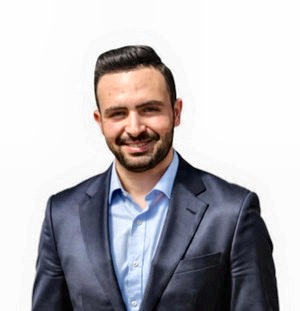
#> input picture assets/source-prepped.png, 300 x 311 px; its folder holds 2 pictures in this run
$ python make_ascii_svg.py
#> lines starting #> are read from the running program, lines starting #| are printed output that depends on the picture; after the words box and inside, x2 and y2 are one past the last pixel; in counts of white or black regions, pixels touching at a corner belong together
"""Turn assets/source-prepped.png into an animated ASCII-art SVG (ascii-portrait.svg).

Background (flood-filled from the borders) becomes blank; inside the subject,
brightness maps to character density so it reads correctly on a dark terminal.
Each row is revealed by a clip-path wipe with a block cursor, staggered top to bottom.
"""
import os
from pathlib import Path

import cv2
import numpy as np

ROOT = Path(__file__).resolve().parent.parent
SRC = ROOT / "assets" / "source-prepped.png"
OUT = ROOT / "ascii-portrait.svg"
STATIC = os.environ.get("STATIC") == "1"

COLS = 100
MAX_ROWS = 56  # crop from the bottom so the face dominates
W, H = 370, 400
PAD_X, TOP = 15, 42
RAMP = " .'`^\",:;Il!i~+_-?][}{1)(|tfjrxnuvczXYUJCLQ0OZmwqpdbkhao*#MW&8%B@$"
FONT = "ui-monospace,SFMono-Regular,Menlo,Consolas,'Liberation Mono',monospace"
TONES = ["#3d444d", "#6e7681", "#a5adb6", "#e6edf3"]  # shade buckets, dark -> light
ROW_DELAY, ROW_DUR = 0.045, 0.35


def esc(s: str) -> str:
    return s.replace("&", "&amp;").replace("<", "&lt;").replace(">", "&gt;").replace('"', "&quot;")


def to_ascii() -> list[str]:
    img = cv2.imread(str(SRC))
#> img is the input picture: shape (311, 300, 3); mean B, G, R 187.8, 183.6, 186
    gray = cv2.cvtColor(img, cv2.COLOR_BGR2GRAY)

    # background mask: near-white region connected to the image border
    bg = (cv2.GaussianBlur(gray, (5, 5), 0) > 235).astype(np.uint8)
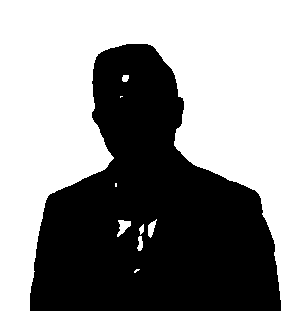
#> bg: shape (311, 300); values 0 (black) and 1 (white), 56.4% white; 1 black region, box (x1, y1, x2, y2) and area: (30, 44, 281, 311) 40671
    flood = np.zeros((gray.shape[0] + 2, gray.shape[1] + 2), np.uint8)
    filled = bg.copy()
    h, w = gray.shape
#> h = 311; w = 300
    for seed in [(0, 0), (w - 1, 0), (0, h - 1), (w - 1, h - 1), (w // 2, 0)]:
        if filled[seed[1], seed[0]] == 1:
            cv2.floodFill(filled, flood, seed, 2)
    subject = (filled != 2).astype(np.float32)
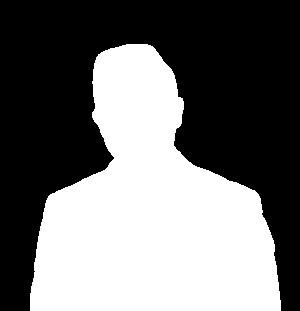
#> subject: shape (311, 300) float32; values 0 (black) and 1 (white), 44% white; 1 white region, box (x1, y1, x2, y2) and area: (30, 44, 281, 311) 41057

    # crop to subject bounding box (small margin), keep full bottom
    ys, xs = np.where(subject > 0)
    x0, x1 = max(xs.min() - 6, 0), min(xs.max() + 6, w)
#> x0 = 24; x1 = 286
    zoom = int((x1 - x0) * 0.12)  # trim shoulders so the face gets more characters
#> zoom = 31
    x0, x1 = x0 + zoom, x1 - zoom
#> x0 = 55; x1 = 255
    y0 = max(ys.min() - 6, 0)
#> y0 = 38
    gray, subject = gray[y0:, x0:x1], subject[y0:, x0:x1]
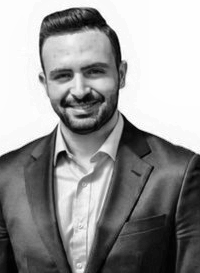
#> gray: shape (273, 200); min 1, max 255, mean 151
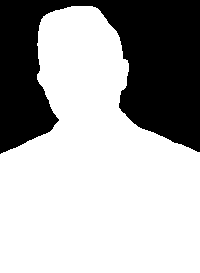
#> subject: shape (273, 200) float32; values 0 (black) and 1 (white), 67.5% white; 1 black region, box (x1, y1, x2, y2) and area: (0, 0, 200, 154) 17734

    cw = (W - 2 * PAD_X) / COLS
    lh = cw / 0.6
    rows = int(round(gray.shape[0] / gray.shape[1] * COLS * cw / lh))
#> rows = 82
    if rows > MAX_ROWS:
        keep = int(gray.shape[0] * MAX_ROWS / rows)
#> keep = 186
        gray, subject, rows = gray[:keep], subject[:keep], MAX_ROWS
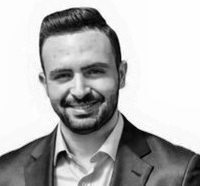
#> gray: shape (186, 200); min 2, max 255, mean 180.8
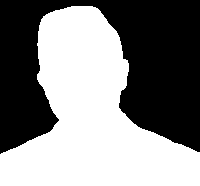
#> subject: shape (186, 200) float32; values 0 (black) and 1 (white), 52.3% white; 1 black region, box (x1, y1, x2, y2) and area: (0, 0, 200, 154) 17734
#> rows = 56
    small = cv2.resize(gray, (COLS, rows), interpolation=cv2.INTER_AREA).astype(np.float32) / 255
    mask = cv2.resize(subject, (COLS, rows), interpolation=cv2.INTER_AREA)
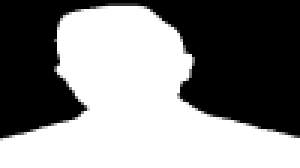
#> mask: shape (56, 100) float32 (shown 3 times larger); min 0, max 1, mean 0.523

    lines, tones = [], []
    n = len(RAMP) - 1
    for r in range(rows):
        chars, shade = [], []
        for c in range(COLS):
            if mask[r, c] < 0.5:
                chars.append(" ")
                shade.append(-1)
            else:
                # brighter -> denser and lighter; floor keeps the dark suit visible
                v = 0.18 + 0.82 * small[r, c] ** 0.9
                chars.append(RAMP[max(1, min(n, int(v * n)))])
                shade.append(min(len(TONES) - 1, int(small[r, c] * len(TONES))))
        lines.append("".join(chars))
        tones.append(shade)
#> after the loop, lines = 56 items; tones = 56 items
    return lines, tones


def main() -> None:
    lines, tones = to_ascii()
#> lines = 56 items; tones = 56 items
    cw = (W - 2 * PAD_X) / COLS
    lh = cw / 0.6
    fs = cw / 0.6
    rows = len(lines)
#> rows = 56
    global H
    H = int(TOP + rows * lh + 18)
#> H = 377
    full = W - 2 * PAD_X

    out = [
        f'<svg xmlns="http://www.w3.org/2000/svg" width="{W}" height="{H}" viewBox="0 0 {W} {H}" '
        f'font-family="{FONT}">',
        f'<rect width="{W}" height="{H}" rx="10" fill="#0d1117" stroke="#30363d"/>',
        f'<path d="M0 10a10 10 0 0 1 10-10h{W - 20}a10 10 0 0 1 10 10v20H0z" fill="#161b22"/>',
        f'<line x1="0" y1="30" x2="{W}" y2="30" stroke="#30363d"/>',
        '<circle cx="18" cy="15" r="5.5" fill="#ff5f56"/>'
        '<circle cx="36" cy="15" r="5.5" fill="#ffbd2e"/>'
        '<circle cx="54" cy="15" r="5.5" fill="#27c93f"/>',
        f'<text x="{W / 2}" y="19" text-anchor="middle" font-size="12" fill="#8b949e">'
        f"jasser@hannover: ~/whoami</text>",
    ]
    if not STATIC:
        out.append("<defs>")
        for i in range(rows):
            y = TOP + i * lh
            b = i * ROW_DELAY
            out.append(
                f'<clipPath id="r{i}"><rect x="{PAD_X}" y="{y:.2f}" width="0" height="{lh + 0.5:.2f}">'
                f'<animate attributeName="width" from="0" to="{full}" begin="{b:.3f}s" '
                f'dur="{ROW_DUR}s" fill="freeze"/></rect></clipPath>'
            )
#> after the loop, out = 63 items
        out.append("</defs>")

    # one text layer per shade bucket; NBSP keeps columns aligned (plain spaces collapse)
    out.append(f'<g font-size="{fs:.2f}">')
    for i, line in enumerate(lines):
        if not line.strip():
            continue
        y = TOP + i * lh + lh * 0.8
        clip = "" if STATIC else f' clip-path="url(#r{i})"'
        out.append(f"<g{clip}>")
        for t, color in enumerate(TONES):
            layer = "".join(ch if tones[i][c] == t else " " for c, ch in enumerate(line)).rstrip(" ")
            if layer:
                out.append(
                    f'<text x="{PAD_X}" y="{y:.2f}" fill="{color}" textLength="{len(layer) * cw:.2f}" '
                    f'lengthAdjust="spacingAndGlyphs">{esc(layer)}</text>'
                )
        out.append("</g>")
#> this loop made 56 passes
#> (y, clip) on passes 3 to 14: (57.87, ' clip-path="url(#r2)"'), (63.53, ' clip-path="url(#r3)"'), (69.2, ' clip-path="url(#r4)"'), (74.87, ' clip-path="url(#r5)"'), (80.53, ' clip-path="url(#r6)"'), (86.2, ' clip-path="url(#r7)"'), (91.87, ' clip-path="url(#r8)"'), (97.53, ' clip-path="url(#r9)"'), (103.2, ' clip-path="url(#r10)"'), (108.9, ' clip-path="url(#r11)"'), (114.5, ' clip-path="url(#r12)"'), (120.2, ' clip-path="url(#r13)"')
#> after the loop, out = 386 items
    out.append("</g>")

    if not STATIC:
        # block cursor riding the wipe edge of each row
        for i in range(rows):
            y = TOP + i * lh
            b = i * ROW_DELAY
            out.append(
                f'<rect x="{PAD_X}" y="{y:.2f}" width="{cw * 1.4:.2f}" height="{lh:.2f}" '
                f'fill="#7ee787" opacity="0">'
                f'<animate attributeName="x" from="{PAD_X}" to="{PAD_X + full}" begin="{b:.3f}s" '
                f'dur="{ROW_DUR}s" fill="freeze"/>'
                f'<set attributeName="opacity" to="0.9" begin="{b:.3f}s" dur="{ROW_DUR}s"/></rect>'
            )
#> after the loop, out = 443 items
    out.append("</svg>")

    OUT.write_text("\n".join(out), encoding="utf-8")
    print(f"wrote {OUT.name} ({COLS}x{rows} chars, {W}x{H}px)")
#| wrote ascii-portrait.svg (100x56 chars, 370x377px)


if __name__ == "__main__":
    main()
